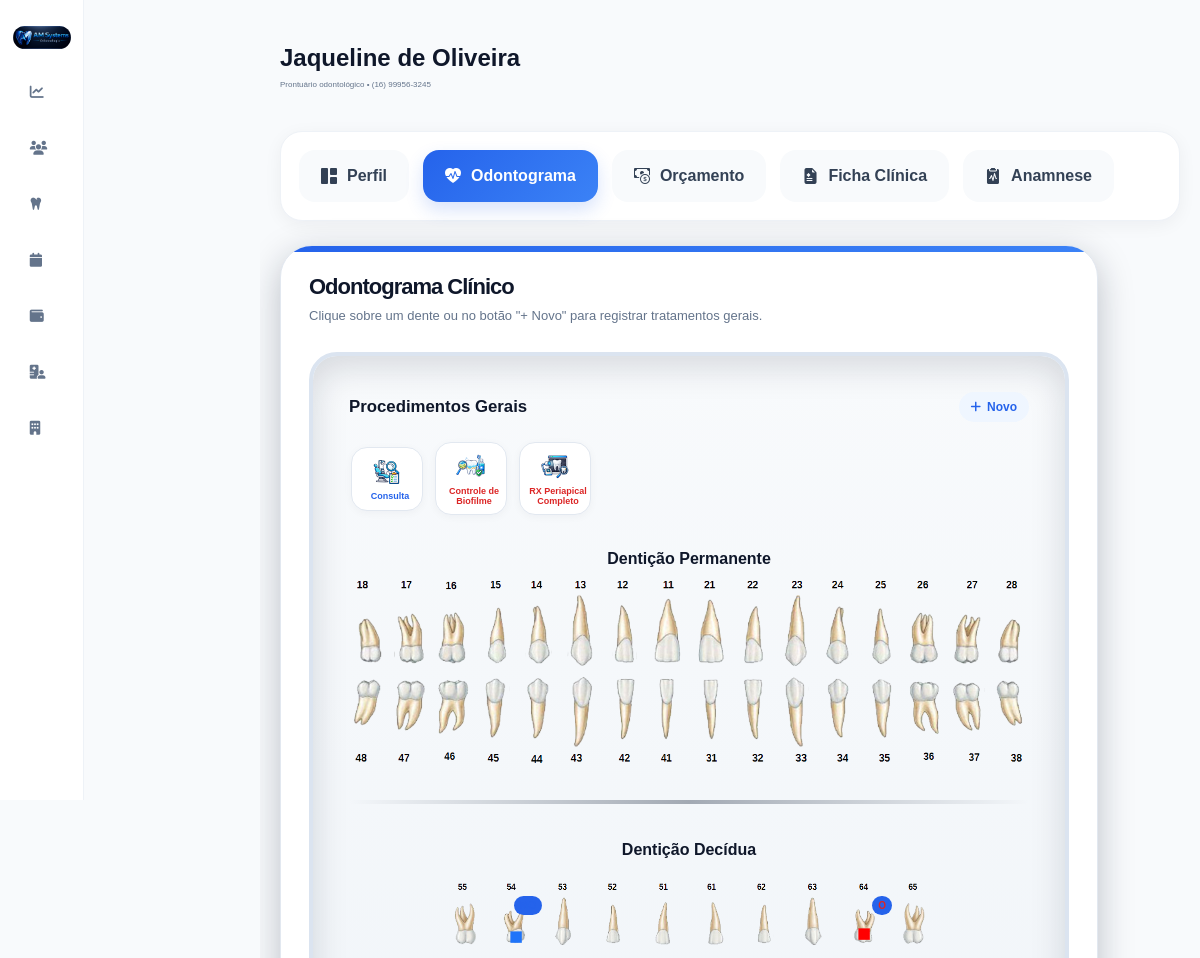
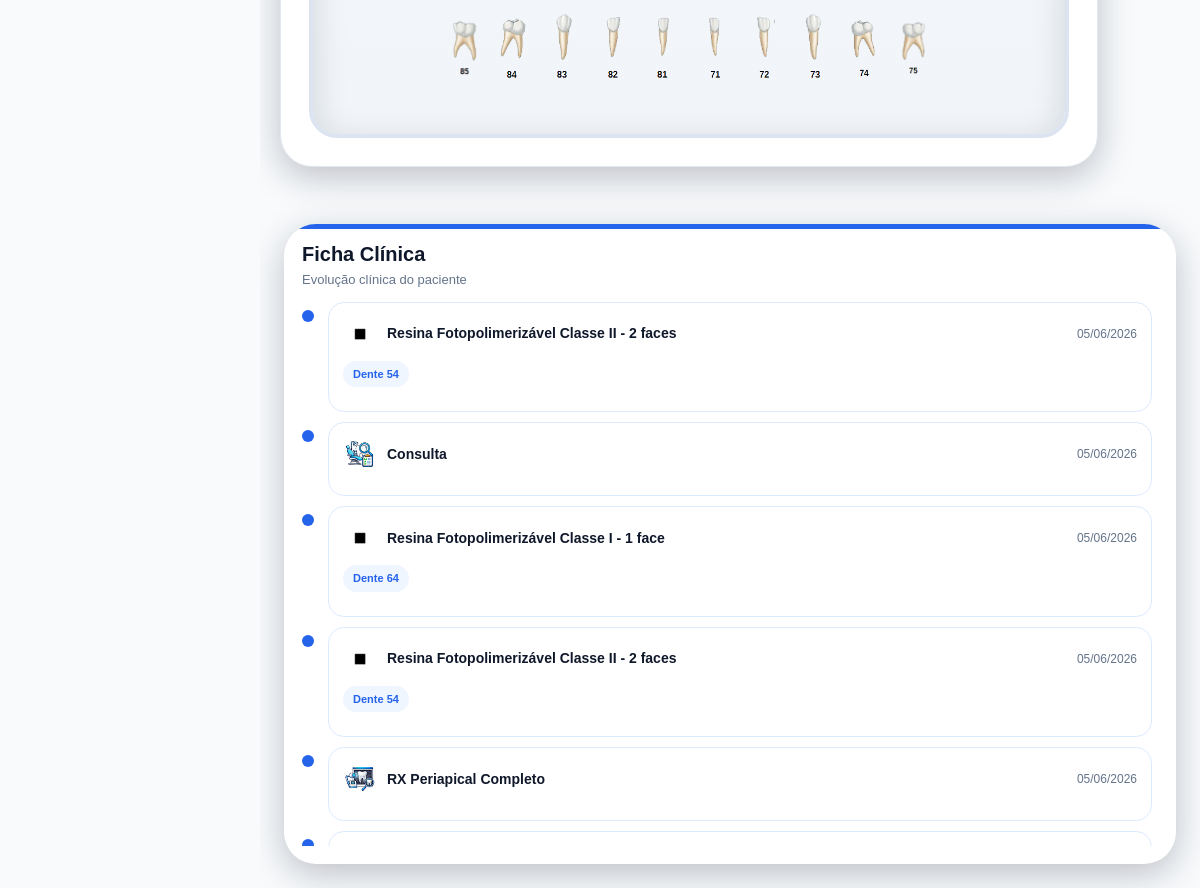
/pacientes/7/odontograma/ (signed in), run on the app's committed database (2 pictures, top to bottom).
### accounts/models.py (models this page shows, shortened)
class Paciente(models.Model):
    foto = models.ImageField(
        upload_to='pacientes/',
        blank=True,
        null=True
    )
    nome = models.CharField(
        max_length=200
    )
    cpf = models.CharField(
        max_length=14,
        blank=True,
        null=True
    )
    rg = models.CharField(
        max_length=20,
        blank=True,
        null=True
    )
    nascimento = models.DateField(
        blank=True,
        null=True
    )
    genero = models.CharField(
        max_length=20,
        blank=True,
        null=True
    )
    estado_civil = models.CharField(
        max_length=30,
        blank=True,
        null=True
    )
    profissao = models.CharField(
        max_length=100,
        blank=True,
        null=True
    )
    telefone = models.CharField(
        max_length=20,
        blank=True,
        null=True
    )
    whatsapp = models.CharField(
        max_length=20,
        blank=True,
        null=True
    )
    email = models.EmailField(
        blank=True,
        null=True
    )
    cep = models.CharField(
        max_length=10,
        blank=True,
        null=True
    )
    endereco = models.CharField(
        max_length=255,
        blank=True,
        null=True
    )
    numero = models.CharField(
        max_length=20,
        blank=True,
        null=True
    )
    complemento = models.CharField(
        max_length=100,
        blank=True,
        null=True
    )
    bairro = models.CharField(
        max_length=100,
        blank=True,
        null=True
    )
    cidade = models.CharField(
        max_length=100,
        blank=True,
        null=True
    )
    estado = models.CharField(
        max_length=2,
        blank=True,
        null=True
    )
    convenio = models.CharField(
        max_length=100,
        blank=True,
        null=True
    )
    carteirinha = models.CharField(
        max_length=100,
        blank=True,
        null=True
    )
    alergias = models.TextField(
        blank=True,
        null=True
    )
    medicamentos = models.TextField(
        blank=True,
        null=True
    )
    observacoes = models.TextField(
        blank=True,
        null=True
    )
    responsavel = models.CharField(
        max_length=200,
        blank=True,
        null=True
    )
    cpf_responsavel = models.CharField(
        max_length=14,
        blank=True,
        null=True
    )
    telefone_responsavel = models.CharField(
        max_length=20,
        blank=True,
        null=True
    )
    ativo = models.BooleanField(
        default=True
    )
    criado_em = models.DateTimeField(
        auto_now_add=True
    )
    atualizado_em = models.DateTimeField(
        auto_now=True
    )

class ItemOrcamento(models.Model):
    STATUS_CHOICES = (
        ('existente', 'Existente'),
        ('planejado', 'Planejado'),
        ('andamento', 'Em Andamento'),
        ('realizado', 'Realizado'),
        ('cancelado', 'Cancelado'),
    )
    orcamento = models.ForeignKey(
        Orcamento,
        on_delete=models.CASCADE,
        related_name='itens'
    )
    procedimento = models.ForeignKey(
        Procedimento,
        on_delete=models.SET_NULL,
        null=True
    )
    tipo_local = models.CharField(
        max_length=20,
        choices=TIPO_LOCAL,
        default='dente'
    )
    dente = models.CharField(
        max_length=10,
        blank=True,
        null=True
    )
    face = models.CharField(
        max_length=10,
        blank=True,
        null=True
    )
    hemi_arcada = models.CharField(
        max_length=20,
        choices=HEMI_CHOICES,
        blank=True,
        null=True
    )
    quantidade = models.IntegerField(
        default=1
    )
    valor_unitario = models.DecimalField(
        max_digits=10,
        decimal_places=2,
        default=0
    )
    status = models.CharField(
        max_length=20,
        choices=STATUS_CHOICES,
        default='planejado'
    )

class Procedimento(models.Model):
    CATEGORIAS = [
        ('diagnostico', 'Diagnóstico'),
        ('dentistica', 'Dentística'),
        ('endodontia', 'Endodontia'),
        ('periodontia', 'Periodontia'),
        ('cirurgia', 'Cirurgia'),
        ('protese', 'Prótese'),
        ('implantodontia', 'Implantodontia'),
        ('ortodontia', 'Ortodontia'),
        ('geral', 'Geral')
    ]
    TIPOS = [
        ('dente', 'Por Dente'),
        ('hemiarcada', 'Hemi-Arcada'),
        ('geral', 'Geral'),
        ('cirurgia', 'Cirurgia')
    ]
    POSICOES = [
        ('coroa', 'Coroa'),
        ('raiz', 'Raiz'),
        ('oclusal', 'Oclusal'),
        ('vestibular', 'Vestibular'),
        ('lingual', 'Lingual'),
        ('centro', 'Centro')
    ]
    STATUS = [
        ('realizar', 'A Realizar'),
        ('andamento', 'Em Andamento'),
        ('realizado', 'Realizado'),
        ('cancelado', 'Cancelado'),
        ('reavaliar', 'Reavaliar')
    ]
    nome = models.CharField(
        max_length=255
    )
    categoria = models.CharField(
        max_length=100,
        choices=CATEGORIAS,
        default='geral'
    )
    tipo = models.CharField(
        max_length=50,
        choices=TIPOS,
        default='dente'
    )
    status = models.CharField(
        max_length=30,
        choices=STATUS,
        default='realizar'
    )
    icone = models.CharField(
        max_length=100,
        blank=True,
        null=True
    )
    arquivo_icone = models.CharField(
        max_length=255,
        blank=True,
        null=True
    )
    posicao_icone = models.CharField(
        max_length=30,
        choices=POSICOES,
        default='centro'
    )
    valor_particular = models.DecimalField(
        max_digits=10,
        decimal_places=2,
        default=0
    )
    valor_convenio = models.DecimalField(
        max_digits=10,
        decimal_places=2,
        default=0
    )
    tempo_estimado = models.IntegerField(
        default=60,
        help_text='Tempo em minutos'
    )
    custo_clinico = models.DecimalField(
        max_digits=10,
        decimal_places=2,
        default=0
    )
    ativo = models.BooleanField(
        default=True
    )
    ordem = models.IntegerField(
        default=0
    )
    criado_em = models.DateTimeField(
        auto_now_add=True
    )
    class Meta:
        ordering = ['categoria', 'ordem', 'nome']
        verbose_name = 'Procedimento'
        verbose_name_plural = 'Procedimentos'

class EvolucaoClinica(models.Model):
    STATUS_CHOICES = (
        ('existente', 'Existente'),
        ('planejado', 'Planejado'),
        ('andamento', 'Em Andamento'),
        ('realizado', 'Realizado'),
        ('cancelado', 'Cancelado'),
    )
    paciente = models.ForeignKey(
        Paciente,
        on_delete=models.CASCADE,
        related_name='evolucoes'
    )
    dente = models.CharField(
        max_length=10,
        blank=True,
        null=True
    )
    face = models.CharField(
        max_length=20,
        blank=True,
        null=True
    )
    procedimento = models.ForeignKey(
        'Procedimento',
        on_delete=models.SET_NULL,
        null=True,
        blank=True
    )
    status = models.CharField(
        max_length=20,
        choices=STATUS_CHOICES,
        default='planejado'
    )
    descricao = models.TextField(
        blank=True,
        null=True
    )
    criado_em = models.DateTimeField(
        auto_now_add=True
    )
    class Meta:
        ordering = ['-criado_em']

### accounts/views.py (the view, shortened to what this page needs)
@login_required(login_url='/')
def odontograma(request, id):
    paciente = get_object_or_404(
        Paciente,
        id=id
    )
    evolucoes = EvolucaoClinica.objects.filter(
        paciente=paciente
    ).order_by('-criado_em')
    itens_orcamento = ItemOrcamento.objects.filter(
        orcamento__paciente=paciente
    )
    procedimentos = Procedimento.objects.all().order_by(
        'categoria',
        'nome'
    )
    procedimentos_gerais = Procedimento.objects.filter(
        tipo__in=['geral', 'hemiarcada']
    ).order_by(
        'categoria',
        'nome'
    )
    context = {
        'paciente': paciente,
        'superiores': [
            '18','17','16','15','14','13','12','11',
            '21','22','23','24','25','26','27','28'
        ],
        'inferiores': [
            '48','47','46','45','44','43','42','41',
            '31','32','33','34','35','36','37','38'
        ],
        'dec_superiores': [
            '55','54','53','52','51',
            '61','62','63','64','65'
        ],
        'dec_inferiores': [
            '85','84','83','82','81',
            '71','72','73','74','75'
        ],
        'evolucoes': evolucoes,
        'itens_orcamento': itens_orcamento,
        'procedimentos': procedimentos,
        'procedimentos_gerais': procedimentos_gerais,
        }
    return render(
        request,
        'accounts/odontograma.html',
        context
    )

### accounts/templates/accounts/odontograma.html (shortened to what this page needs)
icone-hemi{% extends 'accounts/base.html' %}
{% load static %}
{% block content %}
<div class="page-header mb-4">
    <div>
        <h4 class="paciente-nome">
            {{ paciente.nome }}
        </h4>
        <p class="paciente-info">
            Prontuário odontológico • {{ paciente.telefone }}
        </p>
    </div>
</div>
{% include 'accounts/components/menu_paciente.html' %}
<div class="odontograma-layout">
    <div class="odontograma-wrapper">
        <div class="odontograma-card">
            <div class="odontograma-header">
                <h6>
                    Odontograma Clínico
                </h6>
                <p>
                    Clique sobre um dente ou no botão "+ Novo" para registrar tratamentos gerais.
                </p>
            </div>
            <div class="odontograma-box">
<div class="procedimentos-header">
    <h6>
        Procedimentos Gerais
    </h6>
<button
    type="button"
    class="btn-add-geral"
    data-bs-toggle="modal"
    data-bs-target="#modalProcedimentoGeral"
>
    <i class="fa-solid fa-plus"></i>
    Novo
</button>
</div>
<div class="procedimentos-gerais-wrapper">
    {% for item in itens_orcamento %}
        {% if item.procedimento.tipo == 'geral' or item.procedimento.tipo == 'hemiarcada' %}
            <div
                class="procedimento-geral-chip status-{{ item.status }}"
                data-id="{{ item.id }}"
            >
                <img
                    src="{% static 'img/procedimentos/full/' %}{{ item.procedimento.arquivo_icone|default:'default.png' }}"
                    class="icone-geral"
                    alt="{{ item.procedimento.nome }}"
                >
                <span>
                    {{ item.procedimento.nome }}
                </span>
            </div>
        {% endif %}
    {% endfor %}
</div>
<div class="secao-titulo">
    Dentição Permanente
</div>
<div class="arcada">
    {% for numero in superiores %}
    <div class="dente-box dente-{{ numero }}">
        <img
            src="{% static 'img/dentes/'|add:numero|add:'.png' %}"
            class="dente-img"
            data-dente="{{ numero }}"
            alt="Dente {{ numero }}"
        >
        <div class="procedimentos-dente">
        </div>
    </div>
    {% endfor %}
</div>
<div class="arcada inferior">
    {% for numero in inferiores %}
    <div class="dente-box dente-{{ numero }}">
        <img
            src="{% static 'img/dentes/'|add:numero|add:'.png' %}"
            class="dente-img inferior"
            data-dente="{{ numero }}"
            alt="Dente {{ numero }}"
        >
        <div class="procedimentos-dente">
        </div>
    </div>
    {% endfor %}
</div>
<div class="linha-divisao"></div>
<div class="secao-titulo">
    Dentição Decídua
</div>
<div class="arcada decidua">
    {% for numero in dec_superiores %}
    <div class="dente-box dente-{{ numero }}">
        <img
            src="{% static 'img/dentes/'|add:numero|add:'.png' %}"
            class="dente-img deciduo"
            data-dente="{{ numero }}"
            alt="Dente {{ numero }}"
        >
        <div class="procedimentos-dente">
            {% for item in itens_orcamento %}
                {% if item.dente == numero %}
                    {% if item.procedimento.tipo == 'dente' %}
                        {% if item.procedimento.arquivo_icone %}
                        <img
                            src="{% static 'img/procedimentos/mini/' %}{{ item.procedimento.arquivo_icone }}"
                            class="
                                icone-procedimento-dente
                                status-{{ item.status }}
                                {% if item.procedimento.arquivo_icone == 'extracao_incluso.png' or item.procedimento.arquivo_icone == 'rx_dente.png' %}
                                    posicao-topo
                                {% else %}
                                    posicao-{{ item.procedimento.posicao_icone }}
                                {% endif %}
                            "
                            data-id="{{ item.id }}"
                            data-status="{{ item.status }}"
                            title="{{ item.procedimento.nome }}"
                        >
                        {% endif %}
                        {% if item.face %}
                        <span class="face-badge status-{{ item.status }}">
                        </span>
                        {% endif %}
                    {% endif %}
                {% endif %}
            {% endfor %}
        </div>
    </div>
    {% endfor %}
</div>
<div class="arcada decidua inferior">
    {% for numero in dec_inferiores %}
    <div class="dente-box dente-{{ numero }}">
        <img
            src="{% static 'img/dentes/'|add:numero|add:'.png' %}"
            class="dente-img deciduo inferior"
            data-dente="{{ numero }}"
            alt="Dente {{ numero }}"
        >
        <div class="procedimentos-dente">
        </div>
    </div>
    {% endfor %}
</div>
</div>
</div>
</div>
    <div class="timeline-container">
        <div class="timeline-card">
            <div class="timeline-header">
                <h5>
                    Ficha Clínica
                </h5>
                <p>
                    Evolução clínica do paciente
                </p>
            </div>
            <div class="timeline-body">
                {% for evolucao in evolucoes %}
                <div class="timeline-item">
                    <div class="timeline-dot"></div>
                    <div class="timeline-content">
                        <div class="timeline-top">
<div class="timeline-procedimento">
    {% if evolucao.procedimento.arquivo_icone or evolucao.procedimento.icone %}
    <img
        src="
        {% if evolucao.procedimento.tipo == 'geral' or evolucao.procedimento.tipo == 'hemiarcada' %}
            {% static 'img/procedimentos/full/' %}{{ evolucao.procedimento.arquivo_icone }}
        {% else %}
            {% static 'img/procedimentos/mini/' %}{{ evolucao.procedimento.arquivo_icone }}
        {% endif %}
        "
        class="timeline-icone"
        alt="{{ evolucao.procedimento.nome }}"
    >
    {% endif %}
    <strong>
        {{ evolucao.procedimento.nome }}
    </strong>
</div>
                            <span>
                                {{ evolucao.criado_em|date:"d/m/Y" }}
                            </span>
                        </div>
                        {% if evolucao.dente %}
                        <div class="timeline-dente">
                            Dente {{ evolucao.dente }}
                        </div>
                        {% endif %}
                    </div>
                </div>
                {% empty %}
                <div class="empty-timeline">
                    Nenhuma evolução clínica cadastrada.
                </div>
                {% endfor %}
            </div>
        </div>
    </div>
</div>
                            {% regroup procedimentos by categoria as categorias %}
{% endblock %}

### data on the page
Paciente: nome "Jaqueline de Oliveira", telefone "(16) 99956-3245"
ItemOrcamento: procedimento.arquivo_icone (picture), procedimento.nome "Consulta"
ItemOrcamento: procedimento.arquivo_icone (picture), procedimento.nome "Controle de Biofilme"
ItemOrcamento: procedimento.arquivo_icone (picture), procedimento.nome "RX Periapical Completo"
ItemOrcamento: procedimento.arquivo_icone (picture)
ItemOrcamento: procedimento.arquivo_icone (picture)
EvolucaoClinica: procedimento.arquivo_icone (picture), procedimento.nome "Resina Fotopolimerizável Classe II - 2 faces", criado_em "05/06/2026", dente "54"
EvolucaoClinica: procedimento.arquivo_icone (picture), procedimento.nome "Consulta", criado_em "05/06/2026"
EvolucaoClinica: procedimento.arquivo_icone (picture), procedimento.nome "Resina Fotopolimerizável Classe I - 1 face", criado_em "05/06/2026", dente "64"
EvolucaoClinica: procedimento.arquivo_icone (picture), procedimento.nome "Resina Fotopolimerizável Classe II - 2 faces", criado_em "05/06/2026", dente "54"
EvolucaoClinica: procedimento.arquivo_icone (picture), procedimento.nome "RX Periapical Completo", criado_em "05/06/2026"
